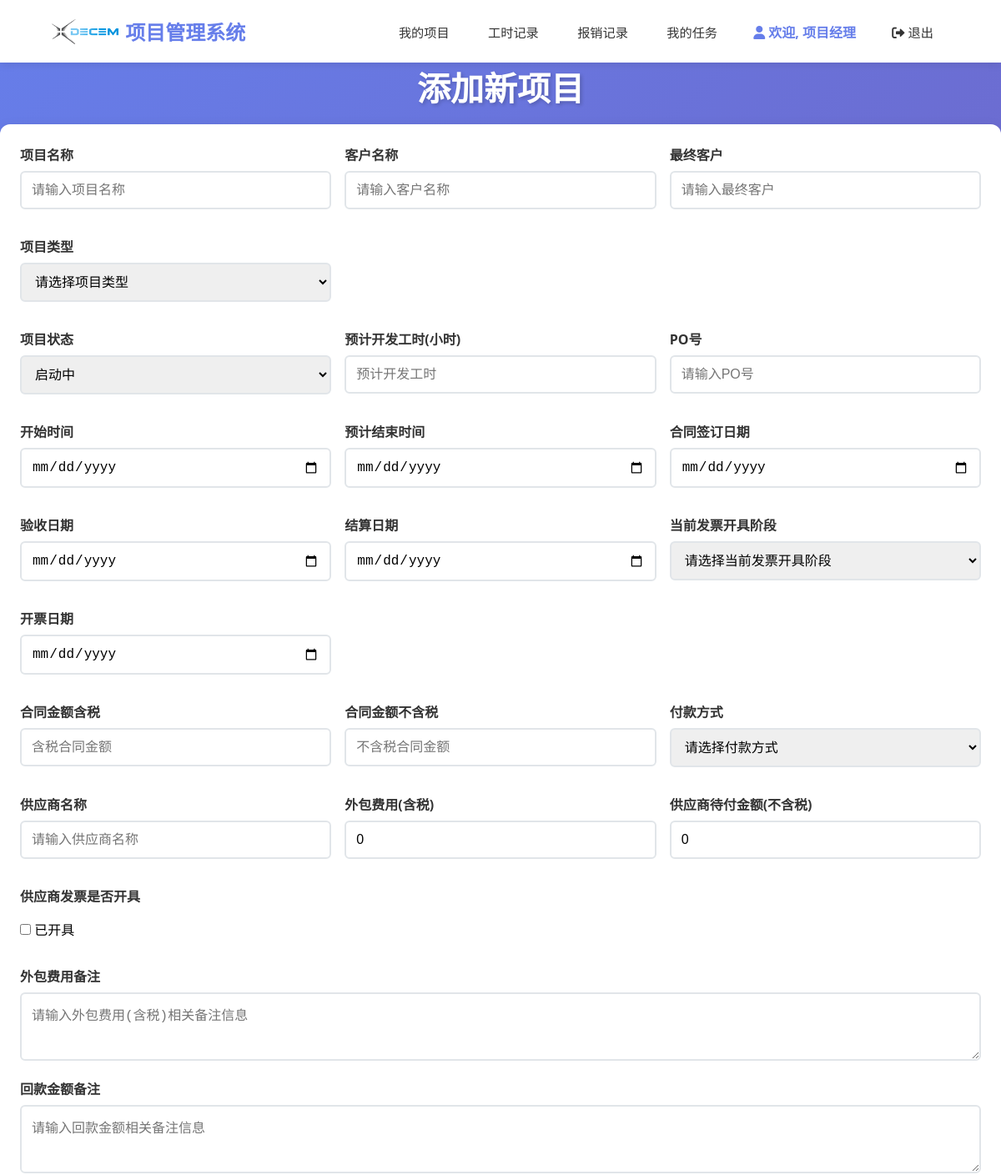
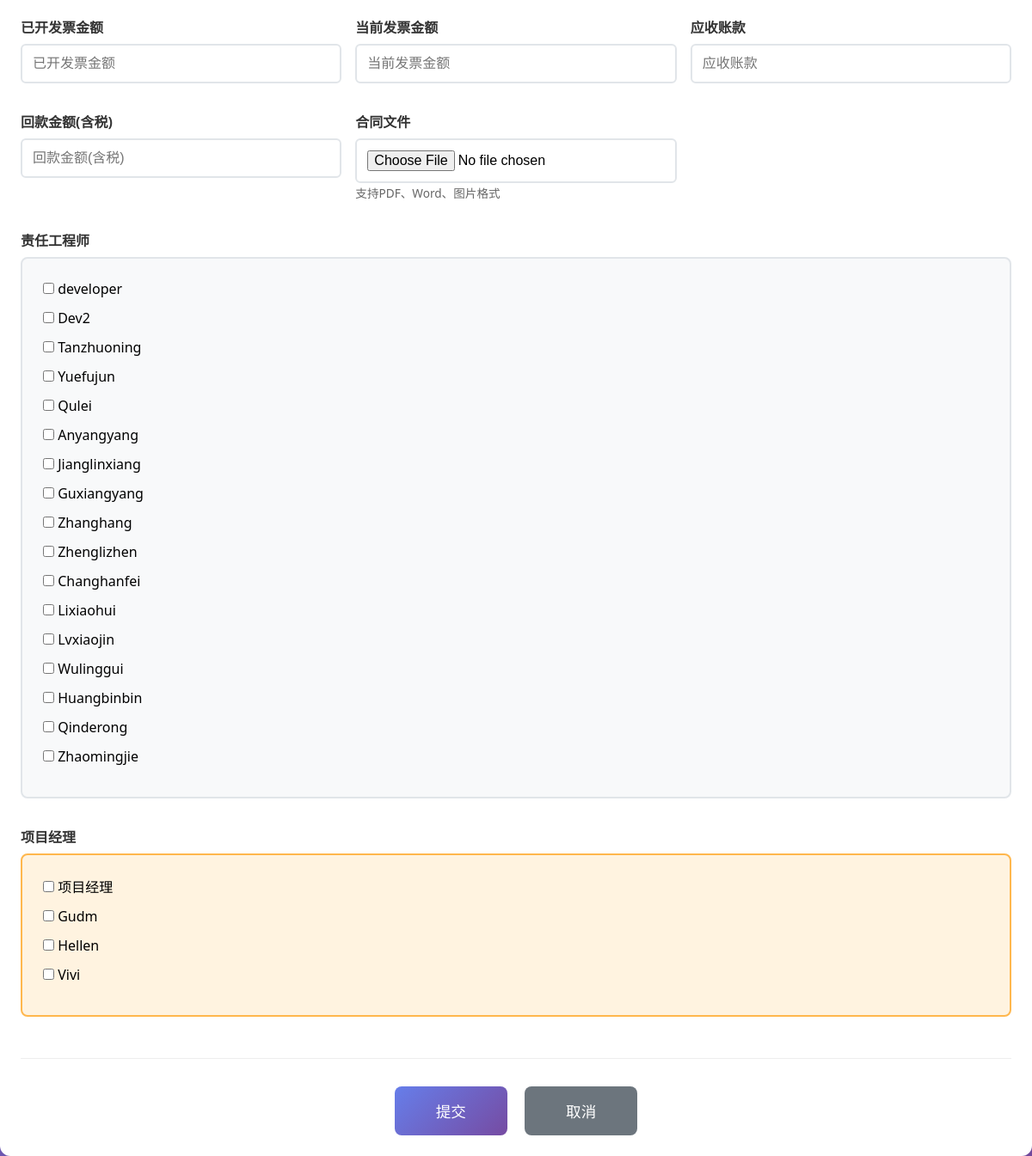
Screenshot of /projects/create (signed in) with the database file from the repository (2 pictures, top to bottom).
### models.py (models this page shows, shortened)
class User(UserMixin, db.Model):
    __tablename__ = "users"
    id = db.Column(db.Integer, primary_key=True, autoincrement=True)
    username = db.Column(db.String(80), unique=True, nullable=False)
    password_hash = db.Column(db.String(120), nullable=False)
    role = db.Column(db.String(20), nullable=False)  # 'admin', 'finance', 'developer', 'project_manager'
    created_at = db.Column(db.DateTime, default=datetime.now)
    default_hourly_rate = db.Column(db.Numeric(10, 2), nullable=True)  # 默认工时费用
    ROLE_ADMIN = 'admin'
    ROLE_FINANCE = 'finance'
    ROLE_DEVELOPER = 'developer'
    ROLE_PROJECT_MANAGER = 'project_manager'
    def is_project_manager(self):
        return self.role == self.ROLE_PROJECT_MANAGER
    def has_full_access(self):
        return self.role in [self.ROLE_ADMIN, self.ROLE_FINANCE]

### app.py (the view, shortened to what this page needs)
@app.route("/projects/create", methods=["GET", "POST"])
@login_required
@admin_finance_or_pm_required
def create_project():
    form = ProjectForm()
    developers = User.query.filter_by(role=User.ROLE_DEVELOPER).all()
    form.assigned_developers.choices = [(dev.id, dev.username) for dev in developers]
    project_managers = User.query.filter_by(role=User.ROLE_PROJECT_MANAGER).all()
    form.assigned_managers.choices = [(pm.id, pm.username) for pm in project_managers]
    return render_template("project_create.html", form=form)

### app.py (called while the page is built)
def admin_finance_or_pm_required(f):
    @wraps(f)
    def decorated_function(*args, **kwargs):
        if not current_user.is_authenticated:
            return redirect(url_for('login'))
        if not (current_user.has_full_access() or current_user.is_project_manager()):
            flash("权限不足，只有管理员、财务或项目经理可以访问")
            return redirect(url_for('index'))
        return f(*args, **kwargs)
    return decorated_function

@login_manager.user_loader
def load_user(user_id):
    return db.session.get(User, int(user_id))

@app.before_request
def check_session_timeout():
    if current_user.is_authenticated:
        session.permanent = True
        last_activity = session.get('last_activity')
        now = datetime.now()
        if last_activity:
            last_activity_time = datetime.fromisoformat(last_activity)
            if now - last_activity_time > timedelta(seconds=600):
                username = current_user.username
                logout_user()
                session.clear()
                flash('由于长时间未操作，您已被自动退出，请重新登录', 'warning')
                return redirect(url_for('login'))
        if not request.path.startswith('/static/'):
            session['last_activity'] = now.isoformat()

### templates/project_create.html (shortened to what this page needs)
{% extends "base.html" %}
{% block content %}
<h1 class="page-title" style="margin-bottom: 1rem;">添加新项目</h1>
<div class="card" style="max-width: 1400px; margin: 0 auto; padding: 1.5rem;">
    <form method="post" enctype="multipart/form-data">
        <div style="display: grid; grid-template-columns: 1fr 1fr 1fr; gap: 1rem; margin-bottom: 1rem;">
            <div class="form-group">
                {{ form.name.label(class="form-label") }}
                {{ form.name(class="form-control", placeholder="请输入项目名称") }}
            </div>
            <div class="form-group">
                {{ form.customer_name.label(class="form-label") }}
                {{ form.customer_name(class="form-control", placeholder="请输入客户名称") }}
            </div>
            <div class="form-group">
                {{ form.final_customer.label(class="form-label") }}
                {{ form.final_customer(class="form-control", placeholder="请输入最终客户") }}
            </div>
            <div class="form-group">
                {{ form.project_type.label(class="form-label") }}
                {{ form.project_type(class="form-control") }}
            </div>
        </div>
        <div style="display: grid; grid-template-columns: 1fr 1fr 1fr; gap: 1rem; margin-bottom: 1rem;">
            <div class="form-group">
                {{ form.status.label(class="form-label") }}
                {{ form.status(class="form-control") }}
            </div>
            <div class="form-group">
                {{ form.estimated_hours.label(class="form-label") }}
                {{ form.estimated_hours(class="form-control", placeholder="预计开发工时", step="0.5", min="0") }}
            </div>
            <div class="form-group">
                {{ form.po_number.label(class="form-label") }}
                {{ form.po_number(class="form-control", placeholder="请输入PO号") }}
            </div>
        </div>
        <div style="display: grid; grid-template-columns: 1fr 1fr 1fr; gap: 1rem; margin-bottom: 1rem;">
            <div class="form-group">
                {{ form.start_date.label(class="form-label") }}
                {{ form.start_date(class="form-control") }}
            </div>
            <div class="form-group">
                {{ form.planned_end_date.label(class="form-label") }}
                {{ form.planned_end_date(class="form-control") }}
            </div>
            <div class="form-group">
                {{ form.contract_signing_date.label(class="form-label") }}
                {{ form.contract_signing_date(class="form-control") }}
            </div>
        </div>
        <div style="display: grid; grid-template-columns: 1fr 1fr 1fr; gap: 1rem; margin-bottom: 1rem;">
            <div class="form-group">
                {{ form.acceptance_date.label(class="form-label") }}
                {{ form.acceptance_date(class="form-control") }}
            </div>
            <div class="form-group">
                {{ form.settlement_date.label(class="form-label") }}
                {{ form.settlement_date(class="form-control") }}
            </div>
            <div class="form-group">
                {{ form.invoice_stage.label(class="form-label") }}
                {{ form.invoice_stage(class="form-control", id="invoice_stage") }}
            </div>
            <div class="form-group">
                {{ form.invoice_date.label(class="form-label") }}
                {{ form.invoice_date(class="form-control") }}
            </div>
        </div>
        <div style="display: grid; grid-template-columns: 1fr 1fr 1fr; gap: 1rem; margin-bottom: 1rem;">
            <div class="form-group">
                {{ form.contract_amount_with_tax.label(class="form-label") }}
                {{ form.contract_amount_with_tax(class="form-control", placeholder="含税合同金额", step="0.01") }}
            </div>
            <div class="form-group">
                {{ form.contract_amount_without_tax.label(class="form-label") }}
                {{ form.contract_amount_without_tax(class="form-control", placeholder="不含税合同金额", step="0.01") }}
            </div>
            <div class="form-group">
                {{ form.payment_method.label(class="form-label") }}
                {{ form.payment_method(class="form-control", id="payment_method") }}
            </div>
        </div>
        <div style="display: grid; grid-template-columns: 1fr 1fr 1fr; gap: 1rem; margin-bottom: 1rem;">
            <div class="form-group">
                {{ form.supplier_name.label(class="form-label") }}
                {{ form.supplier_name(class="form-control", placeholder="请输入供应商名称") }}
            </div>
            <div class="form-group">
                {{ form.outsourcing_cost.label(class="form-label") }}
                {{ form.outsourcing_cost(class="form-control", placeholder="外包费用(含税)", step="0.01") }}
            </div>
            <div class="form-group">
                {{ form.supplier_pending_amount.label(class="form-label") }}
                {{ form.supplier_pending_amount(class="form-control", placeholder="供应商待付金额(不含税)", step="0.01") }}
            </div>
        </div>
        <div style="display: grid; grid-template-columns: 1fr 1fr 1fr; gap: 1rem; margin-bottom: 1rem;">
            <div class="form-group">
                {{ form.supplier_invoice_issued.label(class="form-label") }}
                <div style="padding-top: 0.5rem;">
                    {{ form.supplier_invoice_issued() }} 已开具
                </div>
            </div>
        </div>
        <div style="margin-bottom: 1rem;">
            <div class="form-group">
                {{ form.outsourcing_cost_notes.label(class="form-label") }}
                {{ form.outsourcing_cost_notes(class="form-control", rows="3", placeholder="请输入外包费用(含税)相关备注信息") }}
            </div>
        </div>
        <div style="margin-bottom: 1rem;">
            <div class="form-group">
                {{ form.payment_amount_notes.label(class="form-label") }}
                {{ form.payment_amount_notes(class="form-control", rows="3", placeholder="请输入回款金额相关备注信息") }}
            </div>
        </div>
        <div style="display: grid; grid-template-columns: 1fr 1fr 1fr; gap: 1rem; margin-bottom: 1rem;">
            <div class="form-group">
                {{ form.invoice_amount_issued.label(class="form-label") }}
                {{ form.invoice_amount_issued(class="form-control", placeholder="已开发票金额", step="0.01") }}
            </div>
            <div class="form-group">
                {{ form.current_invoice_amount.label(class="form-label") }}
                {{ form.current_invoice_amount(class="form-control", placeholder="当前发票金额", step="0.01") }}
            </div>
            <div class="form-group">
                {{ form.accounts_receivable.label(class="form-label") }}
                {{ form.accounts_receivable(class="form-control", placeholder="应收账款", step="0.01") }}
            </div>
        </div>
        <div style="display: grid; grid-template-columns: 1fr 1fr 1fr; gap: 1rem; margin-bottom: 1rem;">
            <div class="form-group">
                {{ form.payment_received.label(class="form-label") }}
                {{ form.payment_received(class="form-control", placeholder="回款金额(含税)", step="0.01") }}
            </div>
            <div class="form-group">
                {{ form.contract_file.label(class="form-label") }}
                {{ form.contract_file(class="form-control", accept=".pdf,.doc,.docx,.jpg,.jpeg,.png") }}
                <small style="color: #666; font-size: 0.85rem;">支持PDF、Word、图片格式</small>
            </div>
        </div>
        <div class="form-group" style="margin-bottom: 2rem;">
            {{ form.assigned_developers.label(class="form-label") }}
            <div style="background: #f8f9fa; padding: 1.5rem; border-radius: 8px; border: 2px solid #e1e5e9;">
                {% for subfield in form.assigned_developers %}
                    <div style="margin-bottom: 0.75rem;">
                        {{ subfield() }} {{ subfield.label() }}
                    </div>
                {% endfor %}
            </div>
        </div>
        <div class="form-group" style="margin-bottom: 2rem;">
            {{ form.assigned_managers.label(class="form-label") }}
            <div style="background: #fff3e0; padding: 1.5rem; border-radius: 8px; border: 2px solid #ffb74d;">
                {% for subfield in form.assigned_managers %}
                    <div style="margin-bottom: 0.75rem;">
                        {{ subfield() }} {{ subfield.label() }}
                    </div>
                {% endfor %}
            </div>
        </div>
        <div style="text-align: center; margin-top: 3rem; padding-top: 2rem; border-top: 1px solid #eee;">
            {{ form.submit(class="btn btn-primary", style="padding: 1rem 3rem; font-size: 1.1rem; margin-right: 1rem;") }}
            <a href="{{ url_for('index') }}" class="btn btn-secondary" style="padding: 1rem 3rem; font-size: 1.1rem;">取消</a>
        </div>
    </form>
</div>
{% endblock %}

### templates/base.html (shortened to what this page needs)
<!DOCTYPE html>
<html lang="zh-CN">
<head>
    <link rel="stylesheet" href="{{ url_for('static', filename='style.css') }}">
    <link rel="stylesheet" href="https://cdnjs.cloudflare.com/ajax/libs/font-awesome/6.0.0/css/all.min.css">
</head>
<body>
        <header class="header">
            <div class="header-content">
                <a href="{{ url_for('index') }}" class="logo">
                    <img src="{{ url_for('static', filename='DEME.png') }}" alt="十致项目管理系统" style="height: 30px;"> 项目管理系统
                </a>
                <nav class="nav">
                    {% if current_user.is_authenticated %}
                        {% if current_user.has_full_access() %}
                            <a href="{{ url_for('index') }}">项目列表</a>
                            <a href="{{ url_for('create_project') }}">添加项目</a>
                            <a href="{{ url_for('user_list') }}">用户管理</a>
                            <a href="{{ url_for('worklog_list') }}">工时记录</a>
                            <a href="{{ url_for('expense_list') }}">报销管理</a>
                            <a href="{{ url_for('task_list') }}">我的任务</a>
                            <a href="{{ url_for('operation_logs') }}" class="nav-link">操作日志</a>
                        {% elif current_user.is_project_manager() %}
                            <a href="{{ url_for('index') }}">我的项目</a>
                            <a href="{{ url_for('worklog_list') }}">工时记录</a>
                            <a href="{{ url_for('expense_list') }}">报销记录</a>
                            <a href="{{ url_for('task_list') }}">我的任务</a>
                        {% endif %}
                        <span><i class="fas fa-user"></i> 欢迎, {{ current_user.username }}</span>
                        <a href="{{ url_for('logout') }}"><i class="fas fa-sign-out-alt"></i> 退出</a>
                    {% endif %}
                </nav>
            </div>
        </header>
    <div class="cibtauber">
        <main class="main-content">
            {% block content %}{% endblock %}
        </main>
    </div>
</body>
</html>

### static/style.css (style rules this page uses)
* { margin: 0; padding: 0; box-sizing: border-box; }
body { font-family: 'Segoe UI', Tahoma, Geneva, Verdana, sans-serif; background: linear-gradient(135deg, #667eea 0%, #764ba2 100%); min-height: 100vh; }
.page-title { font-size: 2.5rem; color: white; margin-bottom: 2rem; text-align: center; text-shadow: 2px 2px 4px rgba(0,0,0,0.2); }
.card { background: white; border-radius: 12px; padding: 1rem; box-shadow: 0 4px 15px rgba(0,0,0,0.1); margin-bottom: 2rem; width: 100%; max-width: 100% !important; }
.btn { padding: 0.75rem 1.5rem; border-radius: 8px; border: none; cursor: pointer; font-size: 1rem; font-weight: 500; text-decoration: none; display: inline-block; transition: all 0.3s ease; text-align: center; }
.btn-primary { background: linear-gradient(135deg, #667eea 0%, #764ba2 100%); color: white; }
.btn-secondary { background: #6c757d; color: white; }
.form-group { margin-bottom: 1.5rem; }
.form-label { display: block; margin-bottom: 0.5rem; color: #333; font-weight: 600; }
.form-control { width: 100%; padding: 0.75rem; border: 2px solid #e1e5e9; border-radius: 8px; font-size: 1rem; transition: border-color 0.3s; }

### templates/base.html (style rules this page uses)
.header { background: white; box-shadow: 0 2px 10px rgba(0,0,0,0.1); position: sticky; top: 0; z-index: 1000; width: 100%; }
.header-content { max-width: 95%; margin: 0 auto; padding: 1rem 2rem; display: flex; justify-content: space-between; align-items: center; flex-wrap: wrap; gap: 1rem; }
.logo { font-size: 1.5rem; font-weight: bold; color: #667eea; text-decoration: none; display: flex; align-items: center; gap: 0.5rem; transition: color 0.3s ease; }
.nav { display: flex; gap: 0.5rem; align-items: center; flex-wrap: wrap; }
.nav a { color: #333; text-decoration: none; padding: 0.6rem 1.2rem; border-radius: 6px; transition: all 0.3s ease; font-weight: 500; white-space: nowrap; font-size: 0.95rem; }
.nav span { color: #667eea; font-weight: 600; padding: 0.6rem 1rem; white-space: nowrap; }

### templates/project_create.html (style rules this page uses)
.form-group { margin-bottom: 1rem; }
.form-label { font-weight: 600; margin-bottom: 0.5rem; color: #333; display: block; }
.form-control { padding: 0.75rem; font-size: 1rem; border-radius: 6px; border: 2px solid #e1e5e9; transition: border-color 0.3s ease; }

### rows the page displays
User: username "项目经理", assigned_managers.label "项目经理", label "项目经理"
User: label "Dev2"
User: label "Tanzhuoning"
User: label "Yuefujun"
User: label "Qulei"
User: label "Anyangyang"
User: label "Jianglinxiang"
User: label "Guxiangyang"
User: label "Zhanghang"
User: label "Zhenglizhen"
User: label "Changhanfei"
User: label "Lixiaohui"
User: label "Lvxiaojin"
User: label "Wulinggui"
User: label "Huangbinbin"
User: label "Qinderong"
User: label "Zhaomingjie"
User: label "Gudm"
User: label "Hellen"
User: label "Vivi"

### other values shown
{{ subfield.label() }} "developer"
